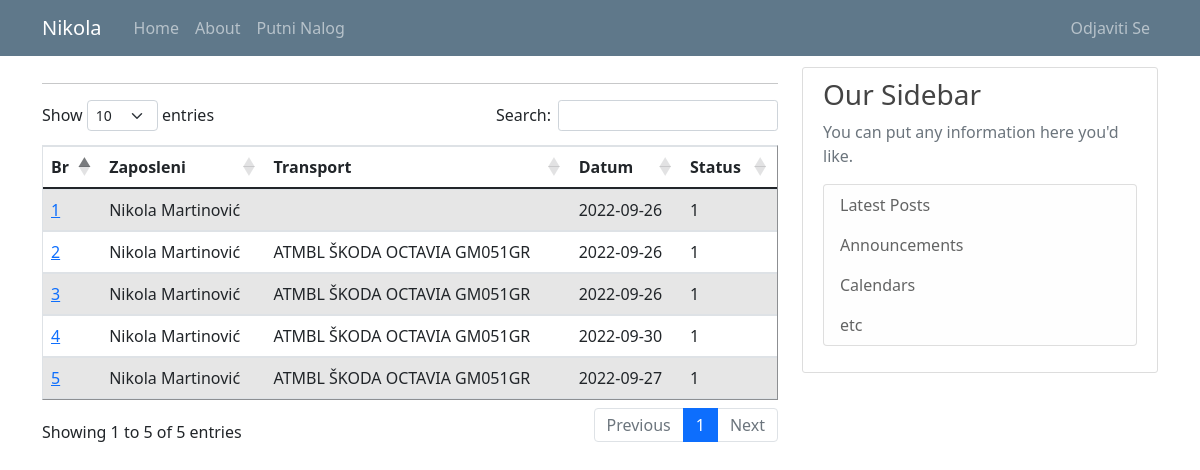
Page /travel_warrant_list (signed in) on the committed database.
### putninalozi/models.py (models this page shows, shortened)
class User(db.Model, UserMixin):
    id = db.Column(db.Integer, primary_key=True)
    email = db.Column(db.String(120), unique=True, nullable=False)
    password = db.Column(db.String(60), nullable = False)
    name = db.Column(db.String(20), unique=False, nullable=False)
    surname = db.Column(db.String(20), unique=False, nullable=False)
    gender = db.Column(db.String(1)) #(0, "srednji"), (1, "muški"), (2, "ženski")
    workplace = db.Column(db.String(20), unique=False, nullable=False)
    authorization = db.Column(db.String(10), nullable = False) # ovde treba da budu tipovi korisnika: S_admin, C_admin, C_user
    company_id = db.Column(db.Integer, db.ForeignKey('company.id'), nullable=True)
    default_vehicle = db.Column(db.Integer) #kod radnika koji imaju svoj auto, da bude podrazumevana vrednost id tog vozila
    travelwarrants = db.relationship('TravelWarrant', backref='travelwarrant_user', lazy=True)

class TravelWarrant(db.Model):
    travel_warrant_id = db.Column(db.Integer, primary_key=True)
    user_id = db.Column(db.Integer, db.ForeignKey('user.id'), nullable=False)
    with_task = db.Column(db.String(50), nullable=False)
    company_id = db.Column(db.Integer, db.ForeignKey('company.id'), nullable=False)
    abroad_contry = db.Column(db.String(50), nullable=True)
    relation = db.Column(db.String(150), nullable=False)
    start_datetime = db.Column(db.DateTime, nullable=True)
    end_datetime = db.Column(db.DateTime, nullable=True)
    vehicle_id = db.Column(db.Integer, db.ForeignKey('vehicle.id'), nullable=True)
    together_with = db.Column(db.Integer, nullable=True)
    personal_type = db.Column(db.String(50), nullable=True)
    personal_brand = db.Column(db.String(50), nullable=True)
    personal_registration = db.Column(db.String(12), nullable=True)
    other = db.Column(db.String(50), nullable=True) #avion, bus, taksi...
    advance_payment = db.Column(db.Integer, nullable=False)
    advance_payment_currency = db.Column(db.String(5), nullable=False)
    daily_wage = db.Column(db.Integer, nullable=False)
    daily_wage_currency = db.Column(db.String(5), nullable=False)
    costs_pays = db.Column(db.String(50), nullable=False)
    km_start = db.Column(db.Integer, nullable=True)
    km_end = db.Column(db.Integer, nullable=True)
    status = db.Column(db.Integer, nullable=False)

class Vehicle(db.Model):
    id = db.Column(db.Integer, primary_key=True)
    vehicle_type = db.Column(db.String(10), nullable = False)
    vehicle_brand = db.Column(db.String(10), nullable = False)
    vehicle_registration = db.Column(db.String(12), nullable = False)
    company_id = db.Column(db.Integer, db.ForeignKey('company.id'), nullable=False)
    travelwarrants = db.relationship('TravelWarrant', backref='travelwarrant_vehicle', lazy=True)

### putninalozi/travel_warrants/routes.py (the view)
@travel_warrants.route("/travel_warrant_list")
def travel_warrant_list():
    if not current_user.is_authenticated:
        flash('Da bi ste pristupili ovoj stranici treba da budete ulogovani.', 'danger')
        return redirect(url_for('users.login'))
    warrants = TravelWarrant.query.all()
    return render_template('travel_warrant_list.html', title='Travel Warrants', warrants=warrants)

### putninalozi/models.py (called while the page is built)
@login_manager.user_loader
def load_user(user_id):
    return User.query.get(int(user_id))

### putninalozi/templates/travel_warrant_list.html (shortened to what this page needs)
{% extends "layout.html" %}
{% block content %}
<hr>
<table id="data" border="1" class="table table-striped">
  {% if current_user.authorization == 's_admin' %}
    <thead>
      <tr id="header">
        <th>Br</th>
        <th>Kompanija</th>
        <th>Zaposleni</th>
        <th>Transport</th>
        <th>Status</th>
      </tr>
    </thead>
    <tbody>
      {% for warrant in warrants %}
        <tr>
          <td> <a class="mr-2" href="{{ url_for('travel_warrants.travel_warrant_profile', warrant_id=warrant.travel_warrant_id) }}" title="Edit Travel Warrant"> {{ warrant.travel_warrant_id }} </a> </td>
          <td> {{ warrant.travelwarrant_company.companyname }} </td>
          <td> {{ warrant.travelwarrant_user.name }} {{ warrant.travelwarrant_user.surname }} </td>
          <td> {{ warrant.other }} {{ warrant.personal_type }} {{ warrant.travelwarrant_vehicle.vehicle_type }} <br> {{warrant.travelwarrant_vehicle.vehicle_brand}} <br> {{warrant.travelwarrant_vehicle.vehicle_registration}} </td>
          <td> {{ warrant.status }} </td>
        </tr>
      {% endfor %}
    </tbody>
  {% else %}
    <thead>
      <tr id="header">
        <th>Br</th>
        <th>Zaposleni</th>
        <th>Transport</th>
        <th>Datum</th>
        <th>Status</th>
      </tr>
    </thead>
    <tbody>
      {% for warrant in warrants %}
        {% if current_user.id == warrant.travelwarrant_user.id %}
          <tr>
            <td> <a class="mr-2" href="{{ url_for('travel_warrants.travel_warrant_profile', warrant_id=warrant.travel_warrant_id) }}" title="Edit Travel Warrant"> {{ warrant.travel_warrant_id }} </a> </td>
            <td> {{ warrant.travelwarrant_user.name }} {{ warrant.travelwarrant_user.surname}} </td>
            <td> {{ warrant.other }} {{ warrant.personal_type }} {{ warrant.travelwarrant_vehicle.vehicle_type }} {{warrant.travelwarrant_vehicle.vehicle_brand}} {{warrant.travelwarrant_vehicle.vehicle_registration}} </td>
            <td> {{ warrant.start_datetime.date() }} </td>
            <td> {{ warrant.status }} </td>
          </tr>
        {% endif %}
      {% endfor %}
    </tbody>
  {% endif %}
</table>
{% endblock content%}

### putninalozi/templates/layout.html (shortened to what this page needs)
<!doctype html>
<html lang="en">
  <head>
    <link rel="stylesheet" href="https://cdn.jsdelivr.net/npm/bootstrap@4.3.1/dist/css/bootstrap.min.css">
    <link rel="stylesheet" type="text/css" href="{{ url_for('static', filename='main.css') }}">
    <link href="https://cdn.jsdelivr.net/npm/bootstrap@5.0.1/dist/css/bootstrap.min.css" rel="stylesheet">
    <link rel="stylesheet" type="text/css" href="https://cdn.datatables.net/1.10.25/css/dataTables.bootstrap5.css">
  </head>
  <body>
    <header class="site-header">
      <nav class="navbar navbar-expand-md navbar-dark bg-steel fixed-top">
        <div class="container">
          <a class="navbar-brand mr-4" href="/">{{ current_user.name }}</a>
          <div class="collapse navbar-collapse" id="navbarToggle">
            <div class="navbar-nav mr-auto">
              {% if current_user.is_authenticated %}
                <a class="nav-item nav-link" href="{{ url_for('main.home') }}">Home</a>
                <a class="nav-item nav-link" href="{{ url_for('main.about') }}">About</a>
                <a class="nav-item nav-link" href="{{ url_for('travel_warrants.travel_warrant_list') }}">Putni Nalog</a>
              {% else %}
                <a class="nav-item nav-link" href="{{ url_for('main.home') }}">Home</a>
                <a class="nav-item nav-link" href="{{ url_for('main.about') }}">About</a>
              {% endif %}
            </div>
            <div class="navbar-nav">
              {% if current_user.is_authenticated %}
                {% if current_user.authorization == 's_admin' %}
                  <a class="nav-item nav-link" href="{{ url_for('companys.company_list') }}">Kompanija</a>
                  <a class="nav-item nav-link" href="{{ url_for('vehicles.vehicle_list') }}">Vozilo</a>
                  <a class="nav-item nav-link" href="{{ url_for('users.user_list') }}">Korisnik</a>
                  <a class="nav-item nav-link" href="{{ url_for('users.logout') }}">Odjaviti Se</a>
                {% else %}
                  <a class="nav-item nav-link" href="{{ url_for('users.logout') }}">Odjaviti Se</a>
                {% endif %}
              {% else %}
                <a class="nav-item nav-link" href="{{ url_for('users.login') }}">Prijavljivanje</a>
              {% endif %}
            </div>
          </div>
        </div>
      </nav>
    </header>
    <main role="main" class="container">
      <div class="row">
        <div class="col-md-8">
          {% block content %}{% endblock %}
        </div>
        <div class="col-md-4">
          <div class="content-section">
            <h3>Our Sidebar</h3>
            <p class='text-muted'>You can put any information here you'd like.
              <ul class="list-group">
                <li class="list-group-item list-group-item-light">Latest Posts</li>
                <li class="list-group-item list-group-item-light">Announcements</li>
                <li class="list-group-item list-group-item-light">Calendars</li>
                <li class="list-group-item list-group-item-light">etc</li>
              </ul>
            </p>
          </div>
        </div>
      </div>
    </main>
  </body>
</html>

### putninalozi/static/main.css (style rules this page uses)
body { background: #fafafa; color: #333333; margin-top: 5rem; }
h1, h2, h3, h4, h5, h6 { color: #444444; }
.bg-steel { background-color: #5f788a; }
.site-header .navbar-nav .nav-link { color: #cbd5db; }
.content-section { background: #ffffff; padding: 10px 20px; border: 1px solid #dddddd; border-radius: 3px; margin-bottom: 20px; }

### rows in the picture
User: name "Nikola"
TravelWarrant: travel_warrant_id "1", travelwarrant_user.name "Nikola", travelwarrant_user.surname "Martinović", start_datetime "2022-09-26", status "1"
TravelWarrant: travel_warrant_id "2", travelwarrant_user.name "Nikola", travelwarrant_user.surname "Martinović", travelwarrant_vehicle.vehicle_type "ATMBL", travelwarrant_vehicle.vehicle_brand "ŠKODA OCTAVIA", travelwarrant_vehicle.vehicle_registration "GM051GR", start_datetime "2022-09-26", status "1"
TravelWarrant: travel_warrant_id "3", travelwarrant_user.name "Nikola", travelwarrant_user.surname "Martinović", travelwarrant_vehicle.vehicle_type "ATMBL", travelwarrant_vehicle.vehicle_brand "ŠKODA OCTAVIA", travelwarrant_vehicle.vehicle_registration "GM051GR", start_datetime "2022-09-26", status "1"
TravelWarrant: travel_warrant_id "4", travelwarrant_user.name "Nikola", travelwarrant_user.surname "Martinović", travelwarrant_vehicle.vehicle_type "ATMBL", travelwarrant_vehicle.vehicle_brand "ŠKODA OCTAVIA", travelwarrant_vehicle.vehicle_registration "GM051GR", start_datetime "2022-09-30", status "1"
TravelWarrant: travel_warrant_id "5", travelwarrant_user.name "Nikola", travelwarrant_user.surname "Martinović", travelwarrant_vehicle.vehicle_type "ATMBL", travelwarrant_vehicle.vehicle_brand "ŠKODA OCTAVIA", travelwarrant_vehicle.vehicle_registration "GM051GR", start_datetime "2022-09-27", status "1"
